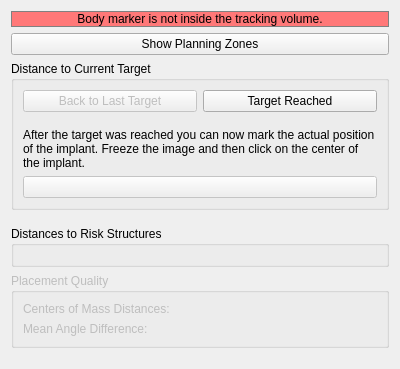
<?xml version="1.0" encoding="UTF-8"?>
<ui version="4.0">
 <class>QmitkUSNavigationStepMarkerIntervention</class>
 <widget class="QWidget" name="QmitkUSNavigationStepMarkerIntervention">
  <property name="geometry">
   <rect>
    <x>0</x>
    <y>0</y>
    <width>400</width>
    <height>369</height>
   </rect>
  </property>
  <property name="windowTitle">
   <string>Form</string>
  </property>
  <layout class="QVBoxLayout" name="verticalLayout">
   <item>
    <widget class="QLabel" name="bodyMarkerTrackingStatusLabel">
     <property name="styleSheet">
      <string notr="true">
              background-color: #ff7878; margin-right: 1em; margin-left: 1em;
              border: 1px solid grey
            </string>
     </property>
     <property name="text">
      <string>Body marker is not inside the tracking volume.</string>
     </property>
     <property name="alignment">
      <set>Qt::AlignCenter</set>
     </property>
     <property name="wordWrap">
      <bool>true</bool>
     </property>
    </widget>
   </item>
   <item>
    <widget class="QPushButton" name="planningLiveViewSwitchButton">
     <property name="text">
      <string>Show Planning Zones</string>
     </property>
     <property name="checkable">
      <bool>true</bool>
     </property>
    </widget>
   </item>
   <item>
    <widget class="QGroupBox" name="targetStructuresRangeGroupBox">
     <property name="title">
      <string>Distance to Current Target</string>
     </property>
     <layout class="QVBoxLayout" name="verticalLayout_8">
      <item>
       <layout class="QVBoxLayout" name="targetStructuresRangeLayout"/>
      </item>
      <item>
       <layout class="QVBoxLayout" name="verticalLayout_2">
        <item>
         <layout class="QHBoxLayout" name="targetReachedButtonsLayout">
          <item>
           <widget class="QPushButton" name="backToLastTargetButton">
            <property name="enabled">
             <bool>false</bool>
            </property>
            <property name="text">
             <string>Back to Last Target</string>
            </property>
            <property name="icon">
             <iconset resource="../../../resources/USNavigation.qrc">
              <normaloff>:/USNavigation/go-previous.png</normaloff>:/USNavigation/go-previous.png</iconset>
            </property>
           </widget>
          </item>
          <item>
           <widget class="QPushButton" name="targetReachedButton">
            <property name="text">
             <string>Target Reached</string>
            </property>
            <property name="icon">
             <iconset resource="../../../resources/USNavigation.qrc">
              <normaloff>:/USNavigation/accept.png</normaloff>:/USNavigation/accept.png</iconset>
            </property>
           </widget>
          </item>
         </layout>
        </item>
        <item>
         <spacer name="verticalSpacer_2">
          <property name="orientation">
           <enum>Qt::Vertical</enum>
          </property>
          <property name="sizeType">
           <enum>QSizePolicy::Fixed</enum>
          </property>
          <property name="sizeHint" stdset="0">
           <size>
            <width>20</width>
            <height>10</height>
           </size>
          </property>
         </spacer>
        </item>
        <item>
         <widget class="QLabel" name="label">
          <property name="text">
           <string>&lt;html&gt;&lt;head/&gt;&lt;body&gt;&lt;p&gt;After the target was reached you can now mark the actual position of the implant. Freeze the image and then click on the center of the implant.&lt;/p&gt;&lt;/body&gt;&lt;/html&gt;</string>
          </property>
          <property name="wordWrap">
           <bool>true</bool>
          </property>
         </widget>
        </item>
        <item>
         <widget class="QmitkUSNavigationFreezeButton" name="freezeImageButton">
          <property name="enabled">
           <bool>false</bool>
          </property>
         </widget>
        </item>
       </layout>
      </item>
     </layout>
    </widget>
   </item>
   <item>
    <spacer name="verticalSpacer_3">
     <property name="orientation">
      <enum>Qt::Vertical</enum>
     </property>
     <property name="sizeType">
      <enum>QSizePolicy::Fixed</enum>
     </property>
     <property name="sizeHint" stdset="0">
      <size>
       <width>20</width>
       <height>10</height>
      </size>
     </property>
    </spacer>
   </item>
   <item>
    <widget class="QGroupBox" name="riskStructuresRangeGroupBox">
     <property name="title">
      <string>Distances to Risk Structures</string>
     </property>
     <layout class="QVBoxLayout" name="verticalLayout_5">
      <item>
       <widget class="QmitkUSNavigationZoneDistancesWidget" name="riskStructuresRangeWidget" native="true"/>
      </item>
     </layout>
    </widget>
   </item>
   <item>
    <widget class="QGroupBox" name="placementQualityGroupBox">
     <property name="enabled">
      <bool>false</bool>
     </property>
     <property name="title">
      <string>Placement Quality</string>
     </property>
     <layout class="QFormLayout" name="formLayout_2">
      <item row="0" column="0">
       <widget class="QLabel" name="centersOfMassLabel">
        <property name="enabled">
         <bool>false</bool>
        </property>
        <property name="text">
         <string>Centers of Mass Distances:</string>
        </property>
       </widget>
      </item>
      <item row="2" column="0">
       <widget class="QLabel" name="angleDifferenceLabel">
        <property name="enabled">
         <bool>false</bool>
        </property>
        <property name="text">
         <string>Mean Angle Difference:</string>
        </property>
       </widget>
      </item>
      <item row="0" column="1">
       <widget class="QLabel" name="centersOfMassValue">
        <property name="enabled">
         <bool>false</bool>
        </property>
        <property name="text">
         <string/>
        </property>
       </widget>
      </item>
      <item row="2" column="1">
       <widget class="QLabel" name="angleDifferenceValue">
        <property name="enabled">
         <bool>false</bool>
        </property>
        <property name="text">
         <string/>
        </property>
       </widget>
      </item>
     </layout>
    </widget>
   </item>
   <item>
    <spacer name="verticalSpacer">
     <property name="orientation">
      <enum>Qt::Vertical</enum>
     </property>
     <property name="sizeHint" stdset="0">
      <size>
       <width>20</width>
       <height>40</height>
      </size>
     </property>
    </spacer>
   </item>
  </layout>
 </widget>
 <customwidgets>
  <customwidget>
   <class>QmitkUSNavigationZoneDistancesWidget</class>
   <extends>QWidget</extends>
   <header>src/internal/Widgets/QmitkUSNavigationZoneDistancesWidget.h</header>
   <container>1</container>
  </customwidget>
  <customwidget>
   <class>QmitkUSNavigationFreezeButton</class>
   <extends>QPushButton</extends>
   <header>src/internal/Widgets/QmitkUSNavigationFreezeButton.h</header>
  </customwidget>
 </customwidgets>
 <resources>
  <include location="../../../resources/USNavigation.qrc"/>
 </resources>
 <connections>
  <connection>
   <sender>planningLiveViewSwitchButton</sender>
   <signal>clicked(bool)</signal>
   <receiver>QmitkUSNavigationStepMarkerIntervention</receiver>
   <slot>OnShowPlanningView(bool)</slot>
   <hints>
    <hint type="sourcelabel">
     <x>199</x>
     <y>41</y>
    </hint>
    <hint type="destinationlabel">
     <x>199</x>
     <y>135</y>
    </hint>
   </hints>
  </connection>
 </connections>
 <slots>
  <slot>OnShowPlanningView(bool)</slot>
  <slot>OnFreeze(bool)</slot>
 </slots>
</ui>
